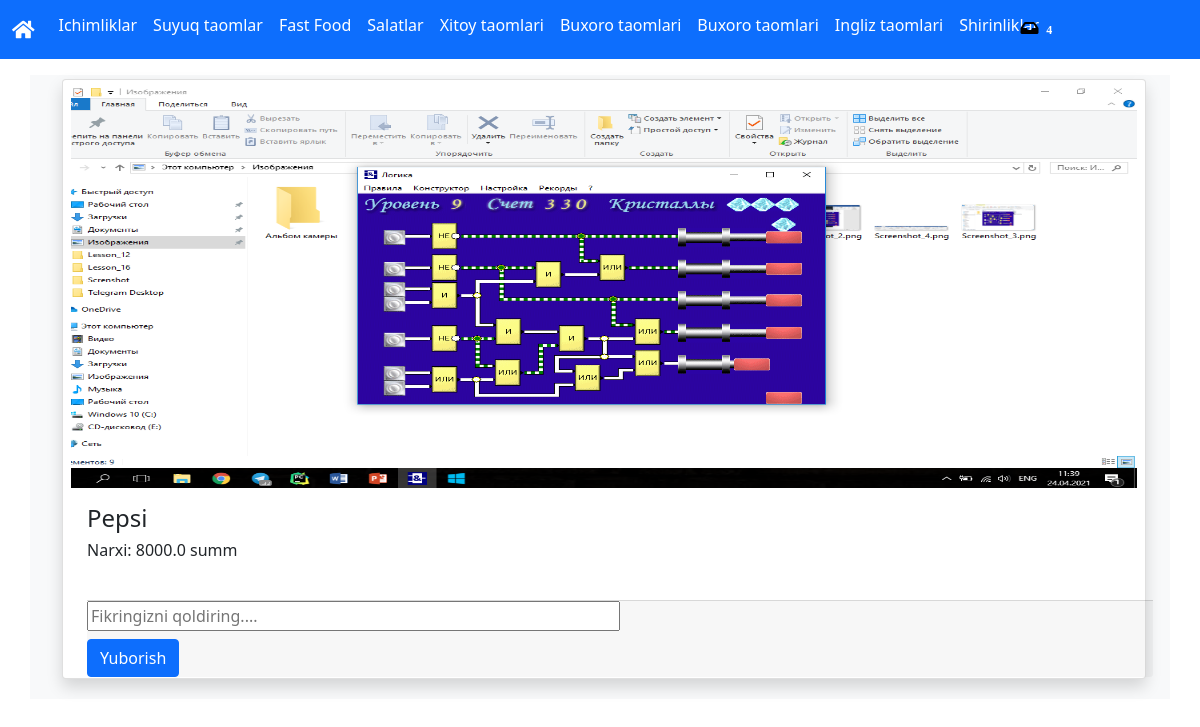
Screenshot of /shop/1/ with the database file from the repository.
### shop/models.py (models this page shows)
class Categories(models.Model):
    category_name = models.CharField(max_length=100,null=True)
    description = models.CharField(max_length=200,null=True)
    added_time = models.DateTimeField(auto_now_add=True)

class Products(models.Model):
    product_name = models.CharField(max_length=100,null=True)
    product_image = models.ImageField(null=True)
    price = models.FloatField(null=True)
    category_id = models.FloatField()
    @property
    def imageUrl(self):
        try:
            return self.product_image.url
        except Exception as exp:
            return exp

### shop/views.py (the view)
# urls.py: path('<str:category_id>/',category,name = 'category_id'),
def category(request,category_id):
    cats = Categories.objects.all()
    product = Products.objects.filter(id=int(category_id))
    context = {
        'cats':cats,
        'products':product
    }
    return render(request,'one_product.html',context)

### templates/one_product.html (shortened to what this page needs)
<!DOCTYPE html>
{% load static %}
<html lang="en">
<head>
    <link rel="stylesheet" href="{%static 'font/css/all.min.css'%}">
    <link rel="stylesheet" href="{% static 'bootstrap/css/bootstrap.min.css' %}">
    <link rel="stylesheet" href="{% static 'css/style.css' %}">
</head>
<body>
<nav class="navbar navbar-expand-lg navbar-light bg-primary text-light mb-3 " >
  <div class="container-fluid" >
    <a class="navbar-brand" href="#" style="color: white"><i class="fas fa-home"></i></a>
    <div class="collapse navbar-collapse" id="navbarNavAltMarkup">
      <div class="navbar-nav" >
          {% for i in cats%}
          <a class="nav-link active "  aria-current="page" href="{{i.id}}" style="color: white" ><h6>{{i.category_name}}</h6></a>
          {% endfor %}
      </div>
    </div>
  </div>
    <i class="fas fa-inbox position-absolute p-0 m-0 " style="right: 140px; color: black"><span class="badge badge-secondary ">4</span></i>
</nav>
<p>
<div class="container bg-light">
    <div class="row  p-1 m-1 w-100 ">
        {%for i in products%}
         <div class="col-12 mb-3 ">
        <div class="card w-100 shadow p-2" style="width: 18rem; height: 600px; box-sizing: border-box">
  <img src="{{i.imageUrl}}" class="card-img-top " style="height: 400px" alt="{{i.product_name}}">
  <div class="card-body">
    <h4 class="card-title">{{i.product_name}}</h4>
    <h6>Narxi: {{i.price}} summ</h6>
  </div>
  <div class="card-footer w-100 p-0 m-3 ">
      <input class="input-group w-50" type="text" placeholder="Fikringizni qoldiring...."/>
      <button class="btn btn-hover btn-primary mt-2">Yuborish</button>
  </div>
        </div></div>
        {%endfor%}
    </div>
    </div>
</body>
</html>

### rows the page displays
Categories: category_name "Ichimliklar"
Categories: category_name "Suyuq taomlar"
Categories: category_name "Fast Food"
Categories: category_name "Salatlar"
Categories: category_name "Xitoy taomlari"
Categories: category_name "Buxoro taomlari"
Categories: category_name "Buxoro taomlari"
Categories: category_name "Ingliz taomlari"
Categories: category_name "Shirinliklar"
Products: imageUrl (picture), product_name "Pepsi", price "8000.0"
